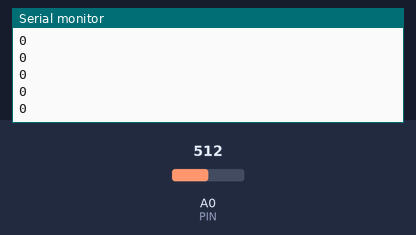
Recording of a sketch running on a simulated Arduino Uno, built with avr-gcc and run on an emulated ATmega328P. On the bench: the last lines printed to the serial monitor. The inputs (shaded band) are chosen by the test bench; at power-on: A0 (PIN) = 512.

Above: at 2.2 s.
2.3 s: A0 (PIN) set to 716
At 2.36 s:
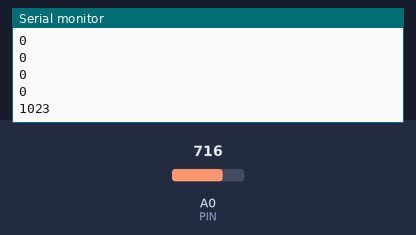
3.8 s: A0 (PIN) set to 511
At 3.82 s:
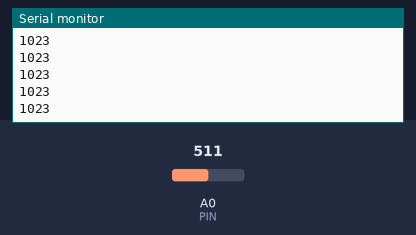
Timing chart, 0 to 6.8 s (numbered marks = the images above; inputs shaded):
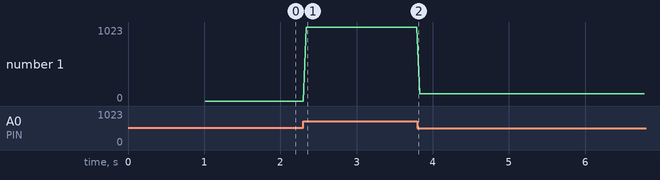

The sketch:

rootstock_sensor.ino
```cpp
/**
 * THE ROOTSTOCK — Vibration Sensor Sketch
 * ========================================
 * Reads a piezoelectric vibration sensor on analog pin A0 and outputs
 * the amplified deviation from a calibrated baseline over Serial at 25 Hz.
 *
 * The output is a single integer per line (0–1023), representing how much
 * the sensor has deviated from its resting state, amplified 100×.
 * At rest the output is near 0; physical contact or air movement produces
 * values well above 0, which Python reads as the plant's "presence."
 *
 * Signal chain:
 *   raw ADC (0–1023) → subtract baseline → ×100 amplify → constrain → Serial.println
 *
 * Baseline:
 *   Computed as an average of BASELINE_SAMPLES readings taken at startup
 *   while the sensor is at rest. This removes the DC offset inherent to
 *   the piezo circuit. The baseline is fixed after boot — for long sessions,
 *   restart the Arduino if baseline drift causes elevated idle output.
 *
 * Amplification:
 *   The raw deviation from baseline is typically 1–5 ADC units for gentle
 *   touch or airflow, which would be invisible at 1× scale. ×100 brings
 *   those subtle signals into the measurable range (100–500), while the
 *   constrain() call prevents arithmetic overflow.
 *
 * Python-side noise floor:
 *   The idle output with 100× amplification is ~300 (due to unavoidable
 *   sensor noise). rootstock.py subtracts NOISE_FLOOR = 320 before
 *   computing the normalized presence score, creating a dead zone
 *   that isolates intentional touch from ambient electrical noise.
 *
 * Hardware:
 *   Sensor: Yurobot piezoelectric vibration sensor module
 *   Board:  Arduino Uno (or compatible)
 *   Pin:    A0 (analog input)
 *   Baud:   9600
 *
 * Author: Yvonne Wang
 */

const int   PIN              = A0;
const int   BASELINE_SAMPLES = 100;   // Number of samples averaged at boot for baseline
const float AMPLIFY          = 100.0; // Amplification factor applied to ADC deviation

int baseline = 0;

void setup() {
  Serial.begin(9600);

  /**
   * Baseline calibration:
   * Average BASELINE_SAMPLES readings taken 10 ms apart.
   * The sensor should be undisturbed during this 1-second window.
   * The result removes the DC offset so subsequent readings represent
   * pure deviation from rest.
   */
  long sum = 0;
  for (int i = 0; i < BASELINE_SAMPLES; i++) {
    sum += analogRead(PIN);
    delay(10);
  }
  baseline = sum / BASELINE_SAMPLES;
}

void loop() {
  int raw   = analogRead(PIN);

  /**
   * Compute absolute deviation from baseline, amplify, and clamp to [0, 1023].
   *
   * abs(raw - baseline): how far the sensor has moved from its resting position.
   *   Positive for both compression and release of the piezo crystal.
   * × AMPLIFY: scales small mechanical events (wind, light touch) into a range
   *   that Python's noise-floor filter can distinguish from true signal.
   * constrain(..., 0, 1023): prevents values from exceeding the ADC integer range,
   *   which would otherwise corrupt Python's float parsing.
   */
  int delta     = abs(raw - baseline);
  int amplified = constrain((int)(delta * AMPLIFY), 0, 1023);

  Serial.println(amplified);
  delay(40); // 25 Hz output rate
}
```

Measured:
- after the input at 2.3 s, the serial monitor: prints a new line at once (image 1)
- plotted number 1: 0 → 1023 after the input at 2.3 s, 1023 → 100 after the input at 3.8 s
